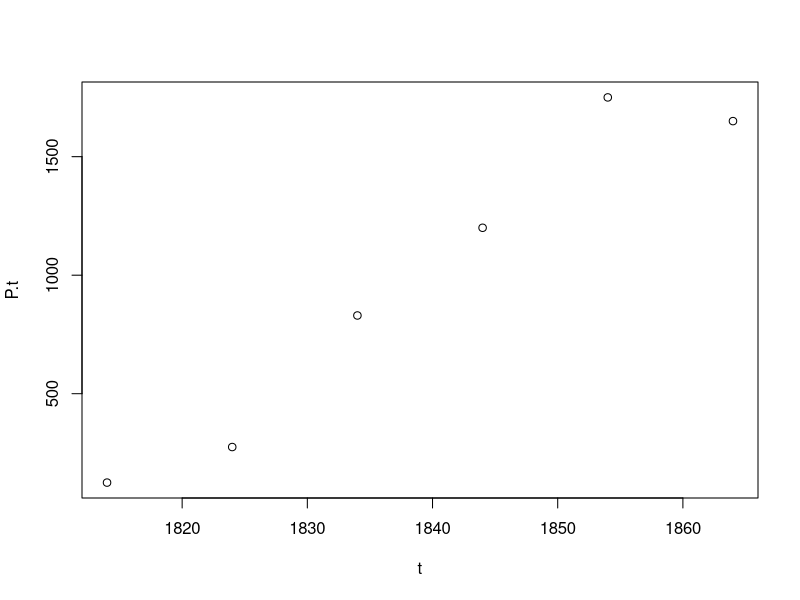
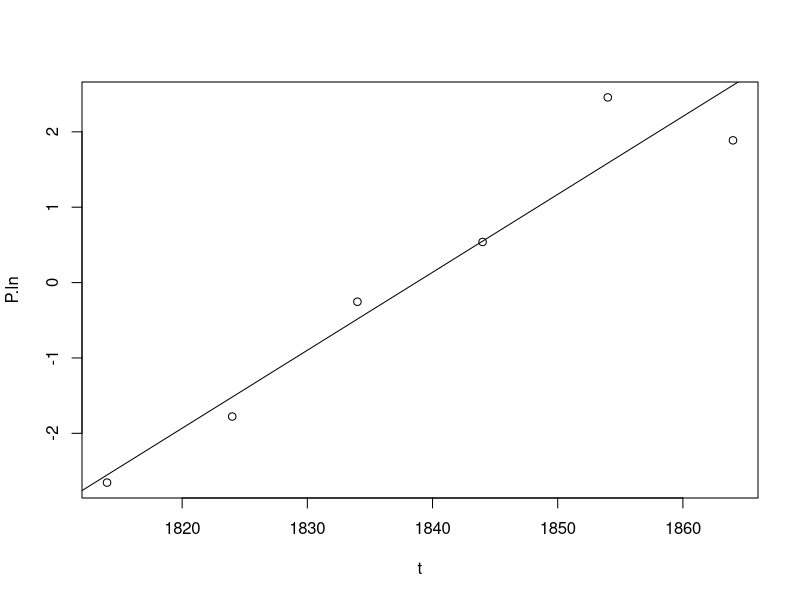
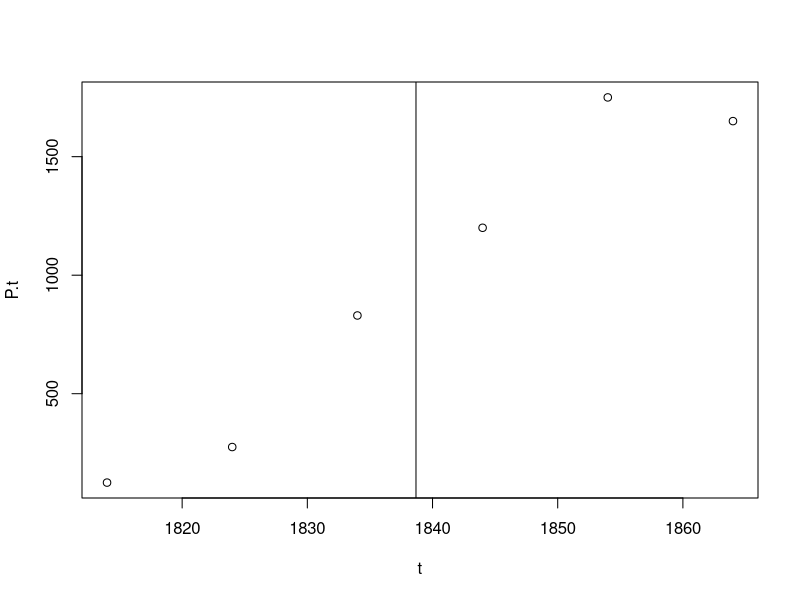

Generate these figures, in order, with R:
## ---- chunk 1
t <- c(1814, 1824, 1834, 1844, 1854, 1864)
P.t <- c(125, 275, 830, 1200, 1750, 1650)

plot(x = t, y = P.t)
## ---- chunk 2
M <- 1900
P.ln <- NULL
for(i in P.t){
  p.func <- log(i / (M - i))
  P.ln <- c(P.ln, p.func)
}
## ---- chunk 3
plot(x = t, y = P.ln)
abline(lm(P.ln ~ t))
## ---- chunk 4
t.adjusted <- t - 1814

model.coeff <- lm(P.ln ~ t.adjusted )$coefficients
(C <- model.coeff[1])
(rM <- model.coeff[2])
## ---- chunk 5
(t.half <- 1814 + (-(C / rM)))
## ---- chunk 6
plot(y = P.t, x = t)
abline(v = t.half)
